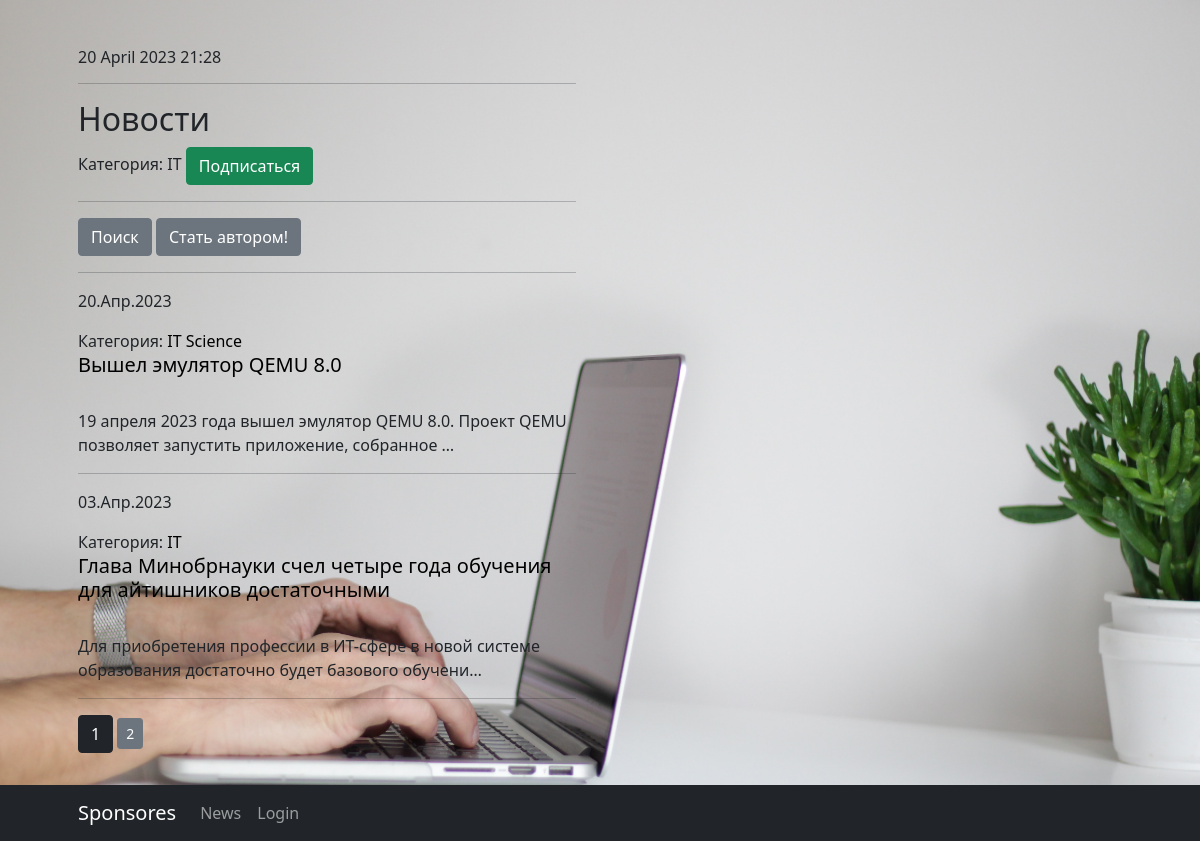
Screenshot of /news/categories/1 with the database file from the repository.
### News/models.py (models this page shows, shortened)
class Category(models.Model):
    category_name = models.CharField(max_length=255, unique=True)
    subscribers = models.ManyToManyField(User, related_name='categories')
    def __str__(self):
        return f'{self.category_name}'
    class Meta:
        verbose_name = 'Категория'
        verbose_name_plural = 'Категории'

class Post(models.Model):
    NEWS = 'NE'
    ARTICLE = 'AR'
    POSTTYPES = [
        (NEWS, 'Новость'),
        (ARTICLE, 'Статья'),
    ]
    post_author = models.ForeignKey(Author, on_delete=models.CASCADE, verbose_name='Автор')
    post_type = models.CharField(max_length=2, choices=POSTTYPES, default=NEWS, verbose_name='Тип поста')
    post_time_in = models.DateTimeField(auto_now_add=True, verbose_name='Дата публикации')
    post_category = models.ManyToManyField(Category, through='PostCategory', verbose_name='Категория поста')
    post_title = models.CharField(max_length=255, verbose_name='Заголовок')
    post_text = models.TextField(verbose_name='Текст')
    post_rating = models.FloatField(default=0, verbose_name='Рейтинг')
    class Meta:
        verbose_name = 'Пост'
        verbose_name_plural = 'Посты'
        ordering = ['-post_time_in']

### News/views.py (the view)
# urls.py: path('categories/<int:pk>', CategoryListView.as_view(), name='category_list'),
class CategoryListView(ListView):
    model = Post
    ordering = '-post_time_in'
    template_name = 'category_list.html'
    context_object_name = 'category_news_list'
    paginate_by = 2
    def get_queryset(self):
        self.post_category = get_object_or_404(Category, id=self.kwargs['pk'])
        queryset = Post.objects.filter(post_category=self.post_category).order_by('-post_time_in')
        return queryset
    def get_context_data(self, **kwargs):
        context = super().get_context_data(**kwargs)
        context['is_not_subscriber'] = self.request.user not in self.post_category.subscribers.all()
        context['category'] = self.post_category
        return context

### News/templatetags/custom_filters.py (called while the page is built)
@register.filter()
def censor(text):
    bad_words = ['bad', 'author', 'better', 'but', 'отпуск', 'Росси']
    if type(text) == str:
        for i in bad_words:
            text = text.replace(i[1:], '*' * len(i[1:]))
    return text

### News/templatetags/custom_tags.py (called while the page is built)
@register.simple_tag()
def current_time(format_string='%d %B %Y %H:%M'):
    return datetime.now().strftime(format_string)

@register.simple_tag(takes_context=True)
def url_replace(context, **kwargs):
    d = context['request'].GET.copy()
    for k, v in kwargs.items():
        d[k] = v
    return d.urlencode()

### News/templates/category_list.html (shortened to what this page needs)
{% extends 'flatpages/default.html' %}
{% load custom_filters %}
{% load custom_tags %}
{% block content %}
    <h6>{% current_time %}</h6>
    <hr>
    <h2>Новости</h2>
    Категория: {{category.category_name}}
    {% if is_not_subscriber %}
        <a href="{% url 'subscribe' category.id %}" class="btn btn-success">Подписаться</a>
    {% else %}
        <a href="{% url 'unsubscribe' category.id %}" class="btn btn-danger">Отписаться</a>
    {% endif %}
    <hr>
    <a class="btn btn-secondary" href="{% url 'post_search' %}">Поиск</a>
    {% if not is_author %}
        <a class="btn btn-secondary" href="{% url 'account_upgrade' %}">Стать автором!</a>
    {% endif %}
    <hr>
    {% if category_news_list %}
        {% for post in category_news_list %}
            <p>{{ post.post_time_in|date:'d.M.Y'}}</p>
            Категория: {% for cat in post.post_category.all %}
            <a class="mylink" href="{% url 'category_list' cat.id %}">{{ cat }}
            {% endfor %}
            <a class="mylink" href="/news/{{ post.id }}"><h5>{{ post.post_title|censor }}</h5></a>
            <br>
            <p>{{ post.post_text|truncatechars:100|censor }}</p>
            <hr>
        {% endfor %}
    {% else %}
        <h2>Новостей нет!</h2>
    {% endif %}
   <a class="btn btn-dark">{{ page_obj.number }}</a>
   {% if page_obj.has_next %}
       <a class="btn btn-secondary btn-sm" href="?{% url_replace page=page_obj.next_page_number %}">{{ page_obj.next_page_number }}</a>
   {% endif %}
{% endblock content %}

### News/templates/category_list.html (style rules this page uses)
.mylink { color:black; text-decoration: none }

### rows the page displays
Category: category_name "IT"
Post: post_time_in "20.Апр.2023", post_title|censor "Вышел эмулятор QEMU 8.0", post_text|censor "19 апреля 2023 года вышел эмулятор QEMU 8.0. Проект QEMU позволяет запустить приложение, собранное …"
Category: category_name "Science"
Post: post_time_in "03.Апр.2023", post_title|censor "Глава Минобрнауки счел четыре года обучения для айтишников достаточными", post_text|censor "Для приобретения профессии в ИТ-сфере в новой системе образования достаточно будет базового обучени…"

### other values shown
{{ page_obj.number }} "1"
{{ page_obj.next_page_number }} "2"
